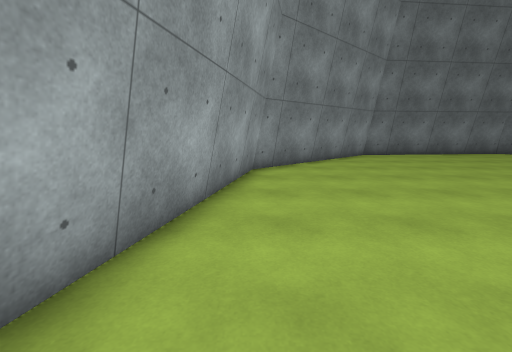
view 1 (above)

16 first-person views from a walk through a scene from a Unity 3-D project. The camera is 1.4 m above the floor, tilts 10° down and sees 90° across. The floor is counted in squares, 1 m on a side. Each view is taken from the middle of a square. On the plan, view 1 faces up. The plan holds only what a view shows up to about 13 squares ahead; the rest is blank. The place goes on beyond the plan. Some animated figures are left out. Surface patterns are stand-ins for the level's own textures.

view 2
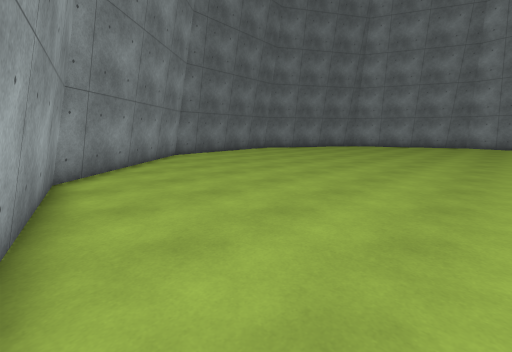

view 3
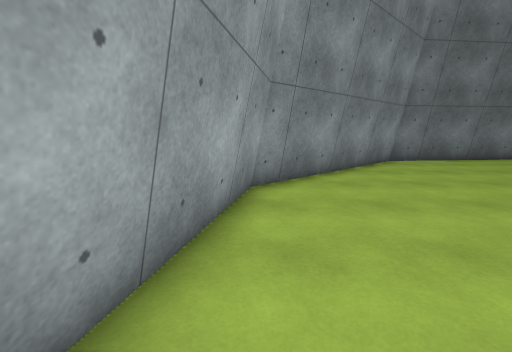

view 4
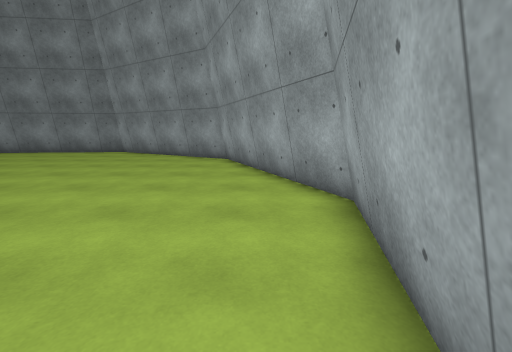

view 5
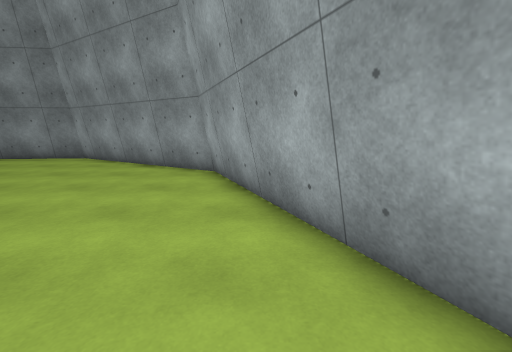

view 6
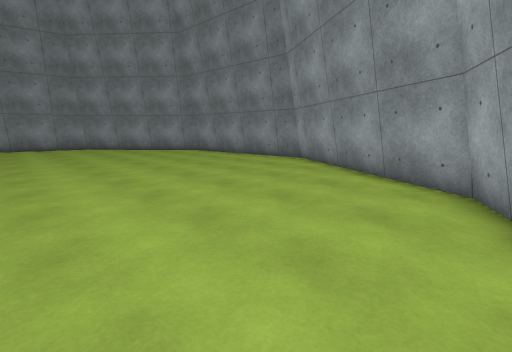

view 7
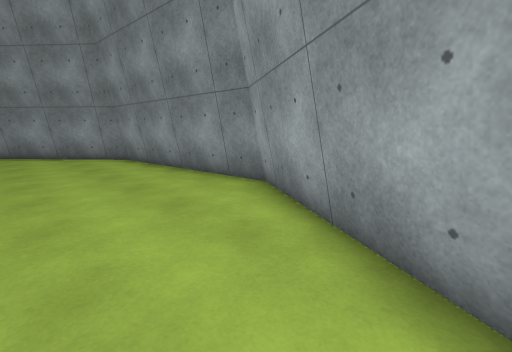

view 8
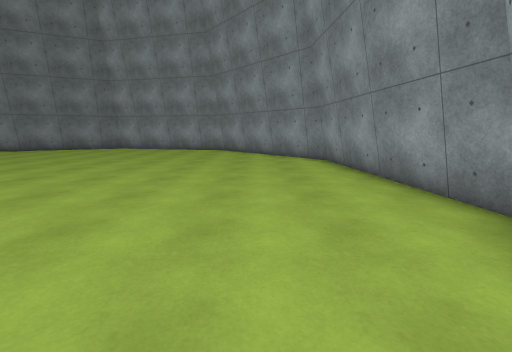

view 9
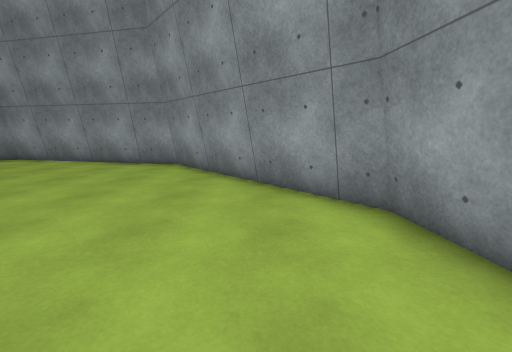

view 10
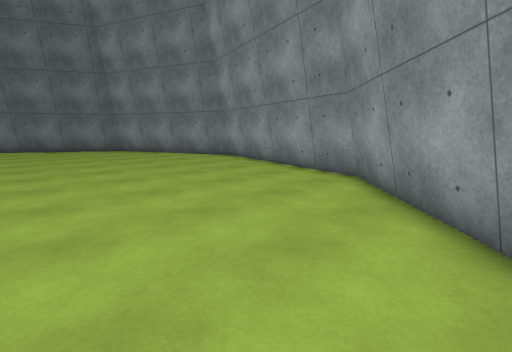

view 11
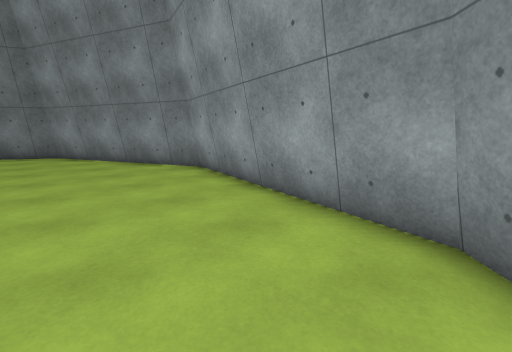

view 12
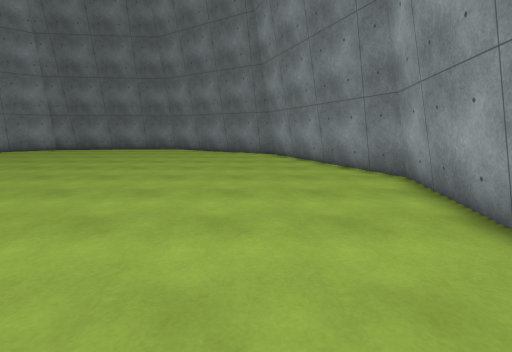

view 13
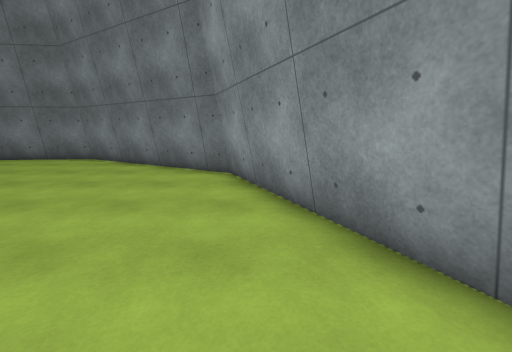

view 14
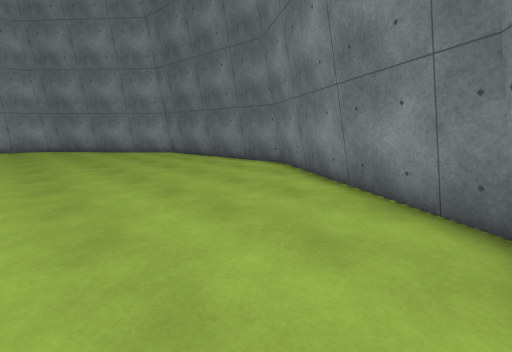

view 15
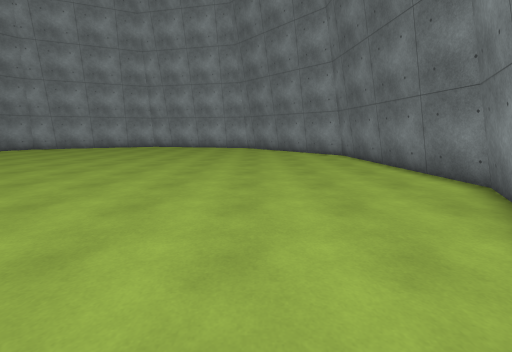

view 16
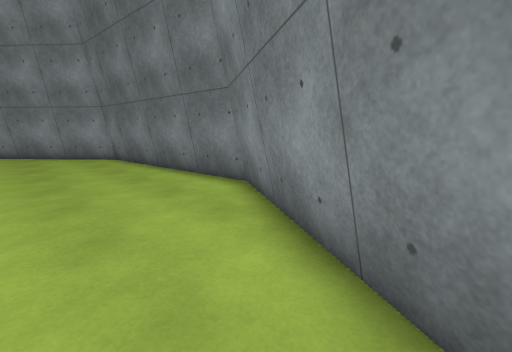

### Floor plan
Points are (right, up) in squares from view 1. A wall is a line through its corners. A room is listed if a view was taken in it or the views show most of it. See-through windows are left out.
Room 1 (views 1, 2, 3, 4, 5, 6, 7, 8, 9, 10, 11, 12, 13, 14, 15, 16)
walls: (6.5, 14.7) (0.2, 9.1) (-1.6, 0.9) (1.7, -6.7) (8.9, -10.9) (17.2, -10.1) (23.5, -4.6) (25.3, 3.6) (21.9, 11.4) (14.7, 15.6) (6.2, 14.8)
low walls: (13.5, -10.7) (14.4, -10.6); (19.5, -8.4) (22.4, -5.8); (14.5, -10.6) (17.3, -10.3) (18.3, -9.5); (24.5, -1.2) (25.5, 3.6) (22.6, 10.4); (5.9, -9.5) (7.4, -10.4); (18.5, -9.3) (19.4, -8.5); (4.2, -8.5) (5.8, -9.4); (22.5, -5.8) (23.7, -4.7) (24.4, -1.6); (7.7, -10.5) (8.4, -10.9); (18.7, 13.5) (14.8, 15.8) (11.6, 15.5); (2.5, -7.4) (4.1, -8.4); (20.4, 12.5) (18.8, 13.4); (22.5, 10.5) (22.1, 11.5) (20.5, 12.4); (11.2, 15.5) (7.6, 15.1); (8.8, -11.2) (13.4, -10.7); (7.5, 15.1) (6.4, 15) (-0.1, 9.3) (-1.9, 0.9) (1.5, -6.9) (2.4, -7.4)

Positions as (right, up) in squares from view 1, and headings:
1: (0, 0), facing up
2: (-1, 1), facing up-right
3: (0, 3), facing up
4: (0, 6), facing down
5: (0, 2), facing down
6: (1, 0), facing down-right
7: (4, -6), facing down-right
8: (5, -7), facing right
9: (13, -8), facing right
10: (16, -8), facing up-right
11: (20, -5), facing up-right
12: (21, -4), facing up
13: (23, 3), facing up
14: (22, 7), facing up-left
15: (21, 10), facing left
16: (20, 11), facing up-left
